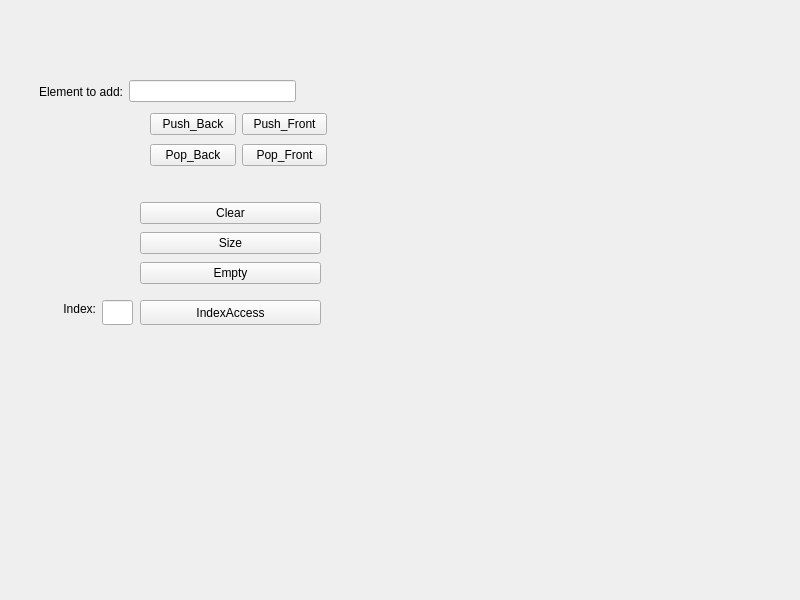
<?xml version="1.0" encoding="UTF-8"?>
<ui version="4.0">
 <class>MainWindow</class>
 <widget class="QMainWindow" name="MainWindow">
  <property name="geometry">
   <rect>
    <x>0</x>
    <y>0</y>
    <width>800</width>
    <height>600</height>
   </rect>
  </property>
  <property name="windowTitle">
   <string>MainWindow</string>
  </property>
  <widget class="QWidget" name="centralwidget">
   <widget class="QLabel" name="label">
    <property name="geometry">
     <rect>
      <x>149</x>
      <y>38</y>
      <width>181</width>
      <height>31</height>
     </rect>
    </property>
    <property name="text">
     <string/>
    </property>
   </widget>
   <widget class="QLabel" name="Size_label">
    <property name="geometry">
     <rect>
      <x>330</x>
      <y>240</y>
      <width>66</width>
      <height>17</height>
     </rect>
    </property>
    <property name="text">
     <string/>
    </property>
   </widget>
   <widget class="QLabel" name="Empty_label">
    <property name="geometry">
     <rect>
      <x>330</x>
      <y>270</y>
      <width>66</width>
      <height>17</height>
     </rect>
    </property>
    <property name="text">
     <string/>
    </property>
   </widget>
   <widget class="QPushButton" name="Index">
    <property name="geometry">
     <rect>
      <x>140</x>
      <y>300</y>
      <width>181</width>
      <height>25</height>
     </rect>
    </property>
    <property name="text">
     <string>IndexAccess</string>
    </property>
   </widget>
   <widget class="QLineEdit" name="IndexEdit">
    <property name="geometry">
     <rect>
      <x>102</x>
      <y>300</y>
      <width>31</width>
      <height>25</height>
     </rect>
    </property>
   </widget>
   <widget class="QLabel" name="label_3">
    <property name="geometry">
     <rect>
      <x>30</x>
      <y>300</y>
      <width>66</width>
      <height>17</height>
     </rect>
    </property>
    <property name="text">
     <string>Index:</string>
    </property>
    <property name="alignment">
     <set>Qt::AlignRight|Qt::AlignTrailing|Qt::AlignVCenter</set>
    </property>
   </widget>
   <widget class="QLabel" name="Index_Label">
    <property name="geometry">
     <rect>
      <x>330</x>
      <y>300</y>
      <width>66</width>
      <height>17</height>
     </rect>
    </property>
    <property name="text">
     <string/>
    </property>
   </widget>
   <widget class="QWidget" name="">
    <property name="geometry">
     <rect>
      <x>150</x>
      <y>110</y>
      <width>177</width>
      <height>60</height>
     </rect>
    </property>
    <layout class="QHBoxLayout" name="horizontalLayout">
     <item>
      <layout class="QVBoxLayout" name="verticalLayout">
       <item>
        <widget class="QPushButton" name="Push_Back">
         <property name="text">
          <string>Push_Back</string>
         </property>
        </widget>
       </item>
       <item>
        <widget class="QPushButton" name="PopBack">
         <property name="text">
          <string>Pop_Back</string>
         </property>
        </widget>
       </item>
      </layout>
     </item>
     <item>
      <layout class="QVBoxLayout" name="verticalLayout_2">
       <item>
        <widget class="QPushButton" name="Push_front">
         <property name="text">
          <string>Push_Front</string>
         </property>
        </widget>
       </item>
       <item>
        <widget class="QPushButton" name="Pop_Front">
         <property name="text">
          <string>Pop_Front</string>
         </property>
        </widget>
       </item>
      </layout>
     </item>
    </layout>
   </widget>
   <widget class="QWidget" name="">
    <property name="geometry">
     <rect>
      <x>39</x>
      <y>78</y>
      <width>257</width>
      <height>27</height>
     </rect>
    </property>
    <layout class="QHBoxLayout" name="horizontalLayout_2">
     <item>
      <widget class="QLabel" name="label_2">
       <property name="text">
        <string>Element to add:</string>
       </property>
       <property name="alignment">
        <set>Qt::AlignRight|Qt::AlignTrailing|Qt::AlignVCenter</set>
       </property>
      </widget>
     </item>
     <item>
      <widget class="QLineEdit" name="lineEdit"/>
     </item>
    </layout>
   </widget>
   <widget class="QWidget" name="">
    <property name="geometry">
     <rect>
      <x>140</x>
      <y>200</y>
      <width>181</width>
      <height>89</height>
     </rect>
    </property>
    <layout class="QVBoxLayout" name="verticalLayout_3">
     <item>
      <widget class="QPushButton" name="Clear">
       <property name="text">
        <string>Clear</string>
       </property>
      </widget>
     </item>
     <item>
      <widget class="QPushButton" name="Size">
       <property name="text">
        <string>Size</string>
       </property>
      </widget>
     </item>
     <item>
      <widget class="QPushButton" name="Empty">
       <property name="text">
        <string>Empty</string>
       </property>
      </widget>
     </item>
    </layout>
   </widget>
  </widget>
 </widget>
 <resources/>
 <connections/>
</ui>
